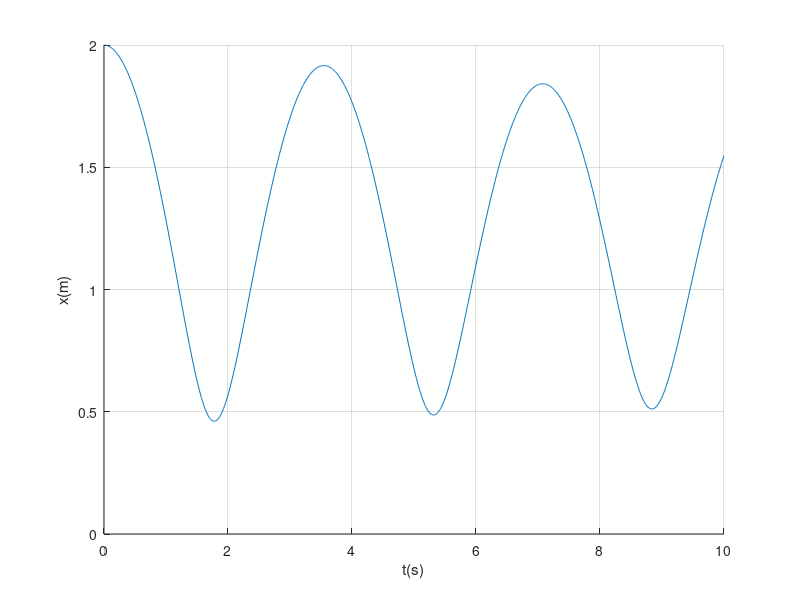

MATLAB code to generate this figure:
hold on; grid on;

kappa = 1.4;
g = 9.81;

h = 0.01;
t = 0:h:10;

y = zeros (2,length(t));
y(1,1) = 2;
y(2,1) = 0;

f = @(Y) [Y(2);g*(Y(1)^(-kappa) - 1)];

opt = optimset('Display','off','TolFun',1e-8);

for i = 1:(length(t) - 1)
    
    r = @(ynext) (y(:,i) + h/2*feval(f, ynext) - ynext);
    y(:,i+1) = fsolve(r, y(:,i), opt);
    
end

plot(t,y(1,:));
xlabel('t(s)');
ylabel('x(m)');
